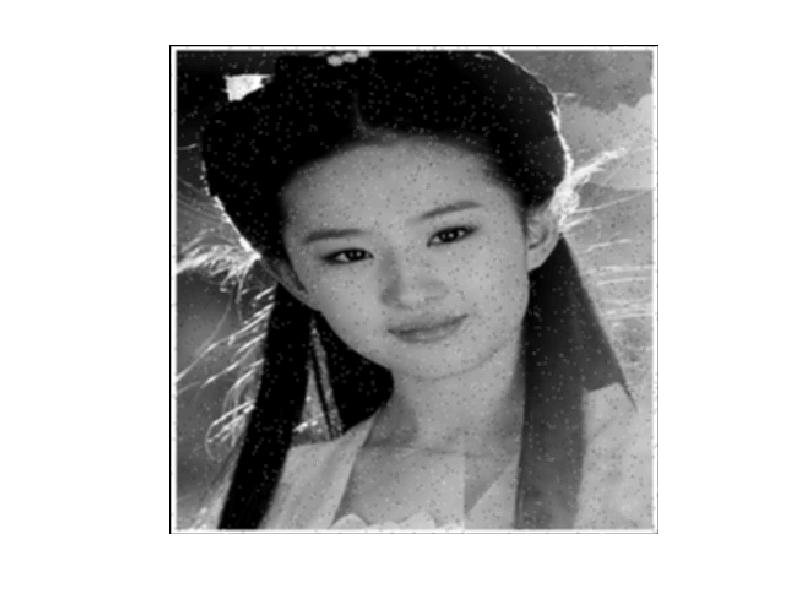

Reproduce this figure in MATLAB.
k=textread('output.txt');
k=uint8(k);
img=zeros(398,398,'uint8');
idxImg=0;
for i=1:398
    for j = 1:398
        idxImg=idxImg+1;
    img(i+1,j+1)=k(idxImg);
    end
end
imshow(img);
